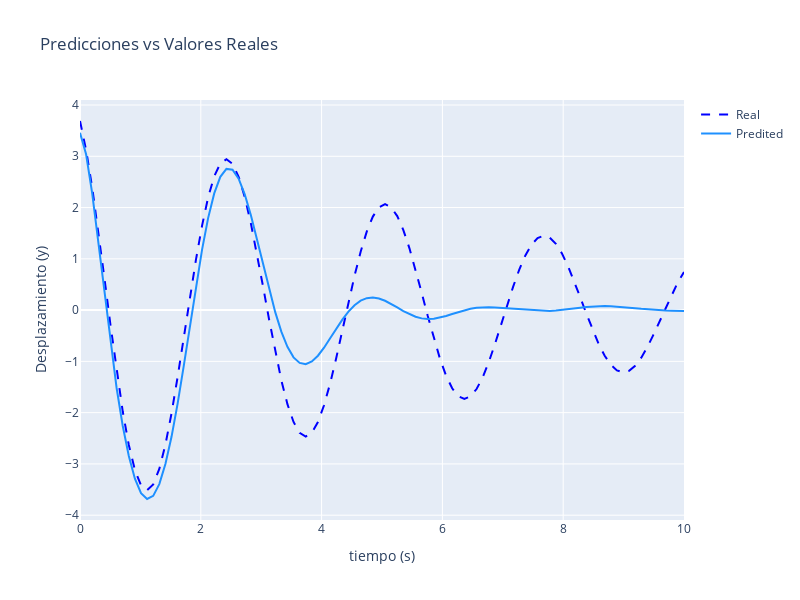

The notebook cell this image was saved under:
### Code cell
import plotly.graph_objs as go

fig = go.Figure()
fig.add_trace(go.Scatter(
    x=t, 
    y=sample_label, 
    mode='lines', 
    line={'dash': 'dash', 'color': 'blue'},
    name='Real',
    marker=dict(color='blue', size=5)
))
fig.add_trace(go.Scatter(
    x=t, 
    y=predicted_label, 
    mode='lines', 
    name='Predited',
    line=dict(color='dodgerblue', width=2)
))
fig.update_layout(
    title='Predicciones vs Valores Reales',
    xaxis_title='tiempo (s)',
    yaxis_title='Desplazamiento (y)',
    width=800,
    height=600
)
fig.show()
